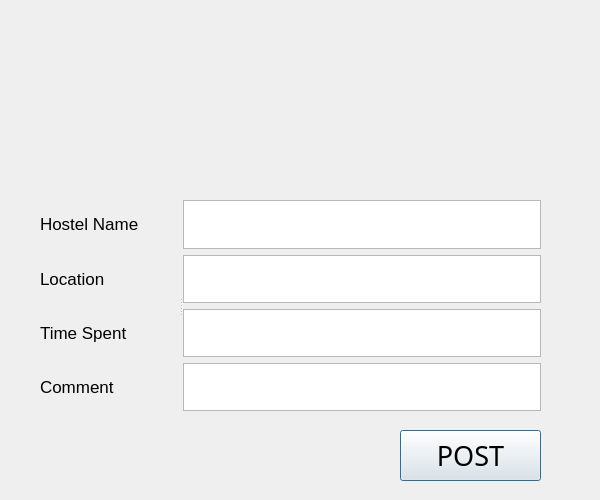
<?xml version="1.0" encoding="UTF-8"?>
<ui version="4.0">
 <class>HostelsDialog</class>
 <widget class="QDialog" name="HostelsDialog">
  <property name="geometry">
   <rect>
    <x>0</x>
    <y>0</y>
    <width>600</width>
    <height>500</height>
   </rect>
  </property>
  <property name="minimumSize">
   <size>
    <width>600</width>
    <height>500</height>
   </size>
  </property>
  <property name="maximumSize">
   <size>
    <width>600</width>
    <height>500</height>
   </size>
  </property>
  <property name="windowTitle">
   <string>Dialog</string>
  </property>
  <widget class="QSplitter" name="splitter">
   <property name="geometry">
    <rect>
     <x>40</x>
     <y>200</y>
     <width>501</width>
     <height>211</height>
    </rect>
   </property>
   <property name="orientation">
    <enum>Qt::Horizontal</enum>
   </property>
   <widget class="QWidget" name="layoutWidget">
    <layout class="QGridLayout" name="gridLayout">
     <item row="0" column="0">
      <widget class="QLabel" name="label">
       <property name="font">
        <font>
         <pointsize>13</pointsize>
        </font>
       </property>
       <property name="text">
        <string>Hostel Name</string>
       </property>
      </widget>
     </item>
     <item row="3" column="0">
      <widget class="QLabel" name="label_3">
       <property name="font">
        <font>
         <pointsize>13</pointsize>
        </font>
       </property>
       <property name="text">
        <string>Comment</string>
       </property>
      </widget>
     </item>
     <item row="1" column="0">
      <widget class="QLabel" name="label_2">
       <property name="font">
        <font>
         <pointsize>13</pointsize>
        </font>
       </property>
       <property name="text">
        <string>Location</string>
       </property>
      </widget>
     </item>
     <item row="2" column="0">
      <widget class="QLabel" name="label_4">
       <property name="font">
        <font>
         <pointsize>13</pointsize>
        </font>
       </property>
       <property name="text">
        <string>Time Spent</string>
       </property>
      </widget>
     </item>
    </layout>
   </widget>
   <widget class="QWidget" name="layoutWidget_2">
    <layout class="QGridLayout" name="gridLayout_2">
     <item row="2" column="0">
      <widget class="QTextEdit" name="textEdit_timeSpent"/>
     </item>
     <item row="1" column="0">
      <widget class="QTextEdit" name="textEdit_hostelLocation"/>
     </item>
     <item row="0" column="0">
      <widget class="QTextEdit" name="textEdit_hostelName"/>
     </item>
     <item row="3" column="0">
      <widget class="QTextEdit" name="textEdit_hostelComment"/>
     </item>
    </layout>
   </widget>
  </widget>
  <widget class="QPushButton" name="pushButton_hostelPost">
   <property name="geometry">
    <rect>
     <x>400</x>
     <y>430</y>
     <width>141</width>
     <height>51</height>
    </rect>
   </property>
   <property name="font">
    <font>
     <family>Uni Sans</family>
     <pointsize>20</pointsize>
    </font>
   </property>
   <property name="text">
    <string>POST</string>
   </property>
  </widget>
 </widget>
 <resources/>
 <connections/>
</ui>
